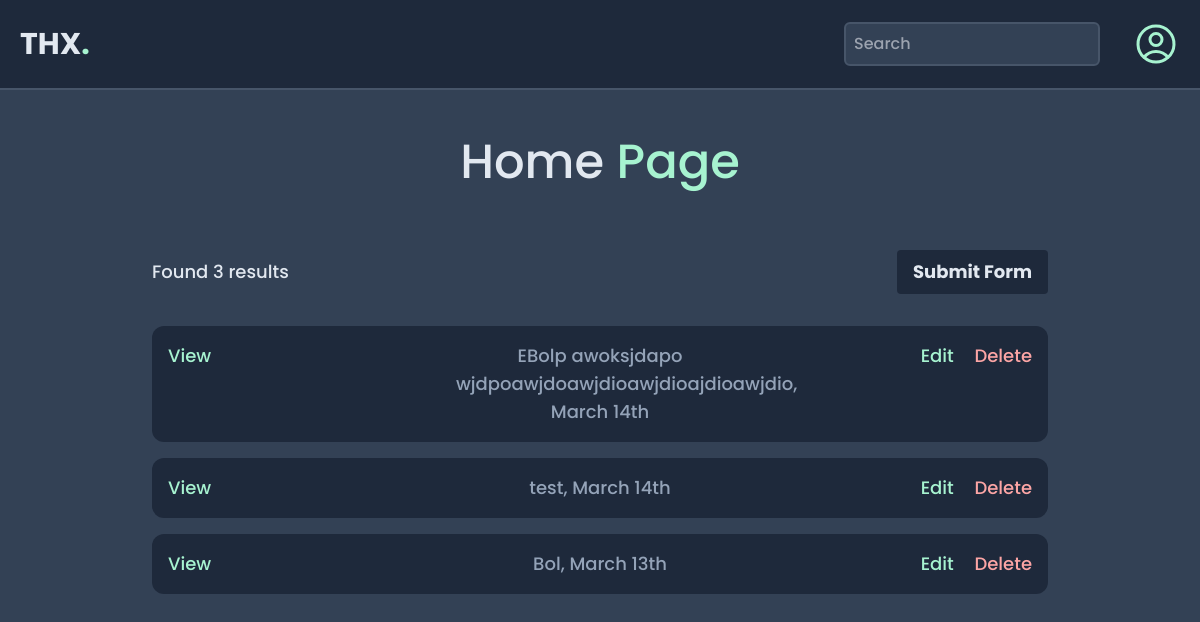
The app's page /, older data.
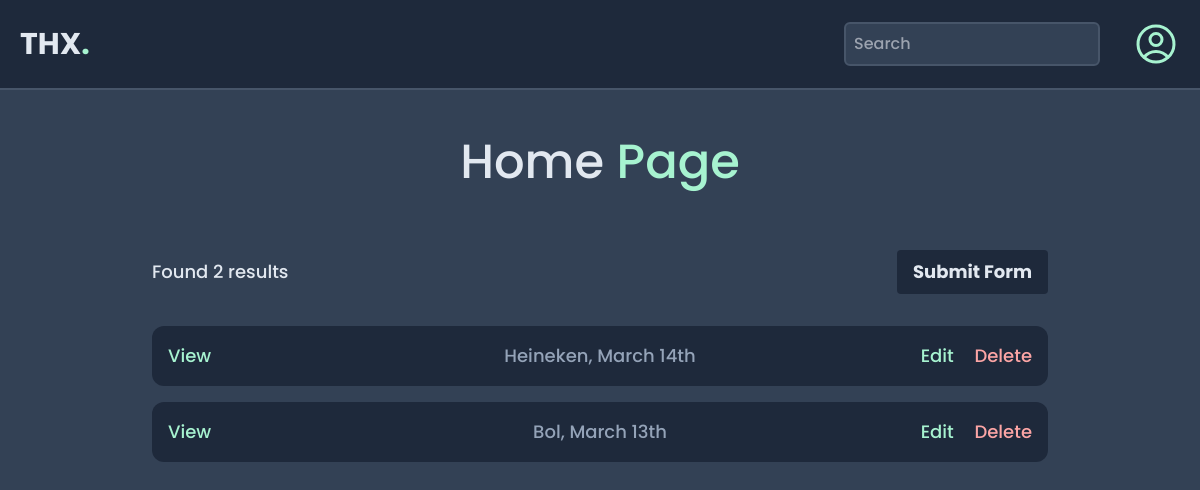
The same page, newer data.
### base/models.py (models this page shows, shortened)
class Room(models.Model):
    COUNTRY_CHOICES = [
        ("NL", "Netherlands"),
        ("BE", "Belgium"),
        ("DE", "Germany"),
        ("FR", "France"),
        ("UK", "United Kingdom"),
    ]
    country = models.CharField(max_length=50, choices=COUNTRY_CHOICES, default="NL")
    name_client = models.CharField(max_length=50, default="")
    name_advertiser = models.CharField(max_length=50, null=True, blank=True, default="")
    name_campaign = models.CharField(max_length=50, default="")
    comment = models.TextField(max_length=100, null=True, blank=True, default="")
    updated = models.DateTimeField(auto_now=True)
    created = models.DateTimeField(auto_now_add=True)
    class Meta:
        ordering = ["-created"]

### base/views.py (the view)
# urls.py: path("", views.home, name="home"),
def home(request):
    q = request.GET.get("q") if request.GET.get("q") != None else ""
    rooms = Room.objects.filter(Q(name_client__icontains=q) | Q(comment__icontains=q))
    room_count = rooms.count()
    context = {"rooms": rooms, "room_count": room_count, "title": "Home"}
    return render(request, "base/home.html", context)

### base/templates/base/home.html
{% extends "main.html" %} {% block content %}
<h1 class="text-4xl pb-6 md:text-5xl md:pb-12">
  {{title}}<span class="text-emerald-200"> Page</span>
</h1>
<div class="mb-6 text-lg p-8 md:rounded-xl w-full lg:w-[60rem] -mt-4">
  <div class="flex flex-col justify-center align-baseline">
    <div class="flex justify-between items-center mb-6">
      <p>Found {{room_count}} result{% if room_count != 1 %}s{% endif %}</p>
      <a
        href="{% url 'submit' %}"
        class="bg-slate-800 hover:text-emerald-200 hover:cursor-pointer font-bold py-2 px-4 rounded"
      >
        Submit Form
      </a>
    </div>
    {% for room in rooms %}
    <div class="my-2 bg-slate-800 rounded-xl p-4 flex justify-between">
      <div class="w-72">
        <a href="{% url 'room' room.id %}" class="text-emerald-200">View</a>
      </div>
      <div class="text-slate-400 w-72 text-center">
        {{room.name_client}}, {{room.created|date:"F d"}}th
      </div>
      <div class="w-72 text-end">
        <a href="{% url 'edit' room.id %}" class="text-emerald-200 mr-4"
          >Edit</a
        >
        <a href="{% url 'delete' room.id %}" class="text-red-300">Delete</a>
      </div>
    </div>
    {% endfor %}
  </div>
</div>
{% endblock %}

### templates/main.html (shortened to what this page needs)
<!DOCTYPE html>
<html lang="en" class="h-full bg-slate-700">
  <head>
    <script src="https://cdn.tailwindcss.com"></script>
    {% load static %}
    <link rel="stylesheet" href="{% static '/style.css' %}" />
  </head>
  <body class="h-full">
    <nav
      class="flex justify-between items-center bg-slate-800 p-5 border-b-2 border-b-slate-600"
    >
      <div>
        <a href="/" class="text-3xl text-slate-200 font-bold"
          >THX<span class="text-3xl text-emerald-200 font-bold">.</span></a
        >
      </div>
      <div class="flex items-center">
        <form method="GET" action="{% url 'home' %}">
          <input
            type="text"
            name="q"
            class="p-2 mr-8 rounded-md bg-slate-700 text-slate-200 border-2 border-slate-600 w-[16rem] hidden md:block"
            placeholder="Search"
          />
        </form>
        <a href="/admin">
        </a>
      </div>
    </nav>
    <main class="flex flex-col justify-between items-center md:p-12 py-12">
      {% block content %} {% endblock %}
    </main>
  </body>
</html>

### static/style.css (style rules this page uses)
* { box-sizing: border-box; margin: 0; padding: 0; font-family: "Poppins", sans-serif; font-weight: 500; color: #e2e8f0; }
a, button, input, textarea { -webkit-user-select: none; -moz-user-select: none; user-select: none; transition: all 0.12s ease-in-out; }
form input, form textarea, form select { background-color: #334155; color: #e2e8f0; padding: 0.5rem; border-radius: 0.2rem; }

Row changes from the older to the newer data that the page shows:
removed Room: name_client "EBolp awoksjdapo wjdpoawjdoawjdioawjdioajdioawjdio", created "March 14"
removed Room: name_client "test", created "March 14"
added Room: name_client "Heineken", created "March 14"
Text that changed along with them:
{{ room_count }}: "3" → "2"
